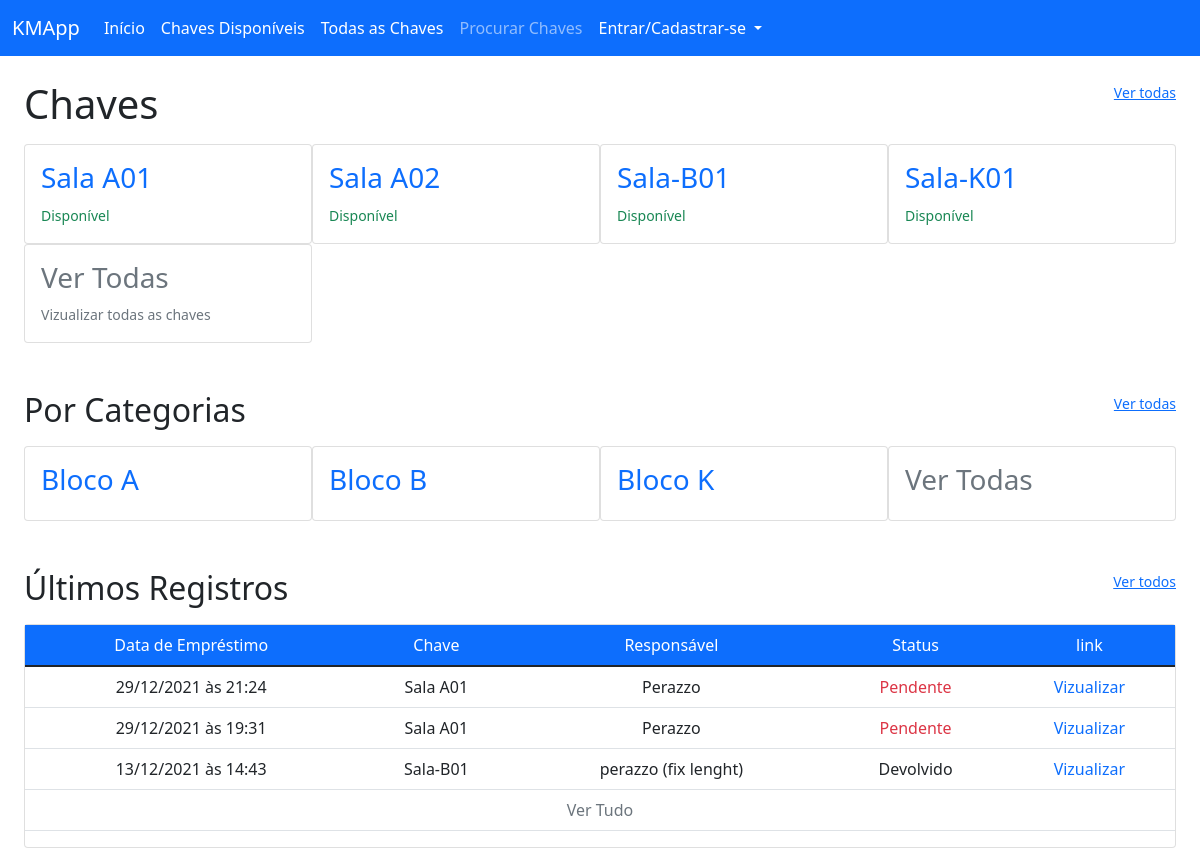
The app's page /view/, older data.
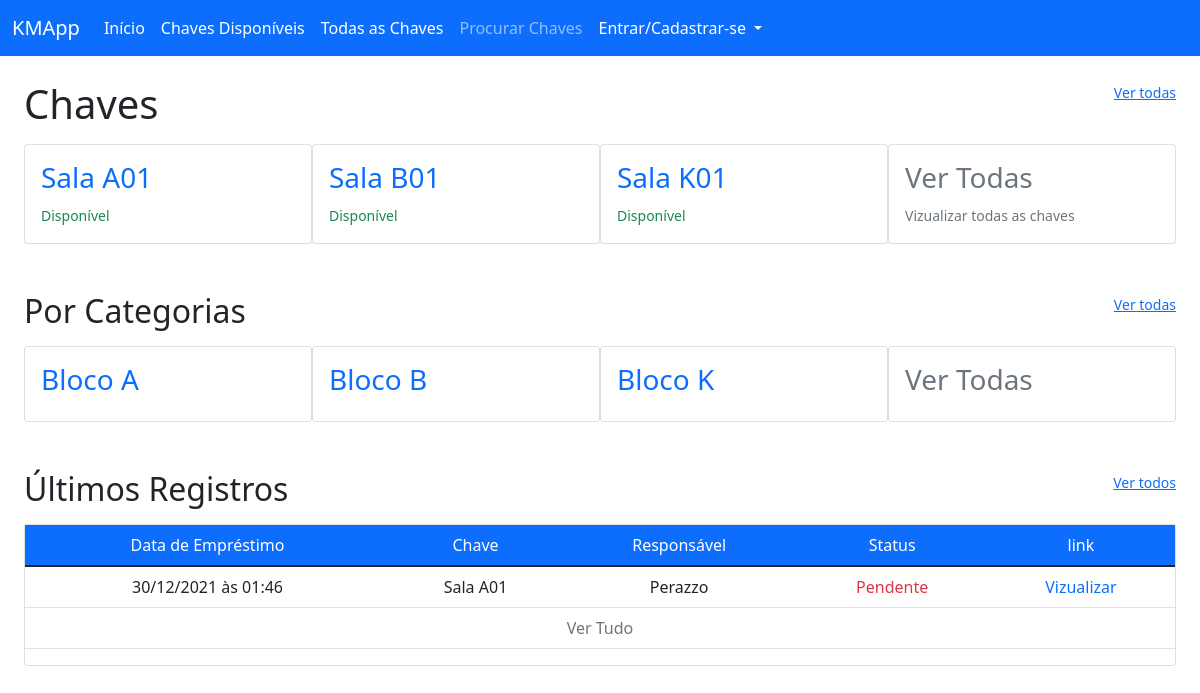
The same page, newer data.
### key_manager/models/key.py (models this page shows, shortened)
class Key(db.Model):
    __tablename__ = 'keys'
    id = db.Column(db.Integer, primary_key=True)
    key_category_id = db.Column(db.Integer, db.ForeignKey("categories.id"))
    key_avaliable = db.Column(db.Boolean, default=True)
    name = db.Column(db.String(100), unique=False, nullable=False)
    slug = db.Column(db.String(100), unique=True, nullable=False)
    creation_date = db.Column(db.DateTime, nullable=False, default=datetime.utcnow)

### key_manager/models/category.py (models this page shows, shortened)
class Category(db.Model):
    __tablename__ = 'categories'
    id = db.Column(db.Integer, primary_key=True)
    name = db.Column(db.String(100), unique=False, nullable=False)
    slug = db.Column(db.String(100), unique=True, nullable=False)
    creation_date = db.Column(db.DateTime, nullable=False, default=datetime.utcnow)

### key_manager/models/registry.py (models this page shows, shortened)
class Registry(db.Model):
    __tablename__ = 'registries'
    id = db.Column(db.Integer, primary_key=True)
    user_id = db.Column(db.Integer, db.ForeignKey('users.id'), nullable=False)
    key_loan_date = db.Column(db.DateTime, nullable=False, default=datetime.utcnow)
    key_return_date = db.Column(db.DateTime, nullable=True)
    key_id = db.Column(db.Integer, db.ForeignKey('keys.id'), nullable=False)
    holder_name = db.Column(db.String(100), nullable=False)
    holder_email = db.Column(db.String(100), nullable=True)

### key_manager/routes/views.py (the view)
@view.route("/")
def viewIndex():
    keys = Key.query.filter_by(key_avaliable=True).order_by(Key.name).all()
    cats = Category.query.order_by(Category.name).limit(7)
    regs = Registry.query.order_by(Registry.key_loan_date.desc()).limit(7)
    return render_template("view/indexView.html", keys=keys, categories=cats, registries=regs, key_names=Key.query, hidden_footer=True, title="Vizualização" )

### key_manager/templates/view/indexView.html
{% extends 'base.html' %}
{% block content %}
<div class="container-fluid">
    <div class="row mt-4">
        <h1 class="col">Chaves</h1>
        <a class="col-auto" href="{{url_for('view.viewAllKeys')}}"><small>Ver todas</small></a>
    </div>
    <div class="card-group row-cols-4 mt-2">
        {% for key in keys %}
        <a class="text-decoration-none" href="{{url_for('view.viewKey', key_slug=key.slug)}}">
            <div class="card">
                <div class="card-body">
                    <h3>{{key.name}}</h3>
                    <small>
                        {% if key.key_avaliable %}
                        <span class="text-success">Disponível</span>
                        {% else %}
                        <span class="text-danger">Em uso</span>
                        {% endif %}
                    </small>
                </div>
            </div>
        </a>
        {% endfor %}
        <a class="text-decoration-none" href="{{url_for('view.viewAllKeys')}}">
            <div class="card">
                <div class="card-body link-secondary">
                    <h3>Ver Todas</h3>
                    <small>Vizualizar todas as chaves</small>
                </div>
            </div>
        </a>
    </div>
    <div class="row mt-5">
        <h2 class="col">Por Categorias</h2>
        <a class="col-auto" href="{{url_for('view.viewAllCategories')}}"><small>Ver todas</small></a>
    </div>
    <div class="card-group row-cols-4 mt-2">
        {% for category in categories %}
        <a class="text-decoration-none" href="{{url_for('view.viewCat', category_slug=category.slug)}}">
            <div class="card">
                <div class="card-body">
                    <h3>{{category.name}}</h3>
                </div>
            </div>
        </a>
        {% endfor %}
        <a class="text-decoration-none" href="{{url_for('view.viewAllCategories')}}">
            <div class="card">
                <div class="card-body link-secondary">
                    <h3>Ver Todas</h3>
                </div>
            </div>
        </a>
    </div>
    <div class="row mt-5">
        <h2 class="col">Últimos Registros</h2>
        <a class="col-auto" href="{{url_for('view.viewAllRegistries')}}"><small>Ver todos</small></a>
    </div>
    <div class="card-group mt-2">
        <div class="card">
            <div class="car-body">
                <table class="table">
                    <thead class="bg-primary text-white">
                        <tr>
                            <td class="col-auto text-center">Data de Empréstimo</td>
                            <td class="col-auto text-center">Chave</td>
                            <td class="col-auto text-center">Responsável</td>
                            <td class="col-auto text-center">Status</td>
                            <td class="col-auto text-center">link</td>
                        </tr>
                    </thead>
                    <tbody>
                    {% for registry in registries %}
                        <tr>
                            <td class="col-auto text-center">{{ registry.key_loan_date.strftime("%d/%m/%Y às %H:%M") }}</td>
                            {% for name in key_names.filter_by(id=registry.key_id).all() %}
                            <td class="col-auto text-center">{{ name.name }}</td>
                            {% endfor %}
                            <td class="col-auto text-center">{{ registry.holder_name }}</td>
                            <td class="col-auto text-center">
                                {% if registry.key_return_date %}
                                <span>Devolvido</span>
                                {% else %}
                                <span class="text-danger">Pendente</span>
                                {% endif %}
                            </td>
                            <td class="col-auto text-center">
                                <a class="text-decoration-none" href="{{url_for('view.viewReg', reg_id=registry.id)}}">Vizualizar</a>
                            </td>
                        </tr>
                        {% endfor %}
                        <tr>
                            <td class="col-auto text-center" colspan="5">
                                <a class="text-decoration-none link-secondary" href="{{url_for('view.viewAllRegistries')}}">Ver Tudo</a>
                            </td>
                        </tr>
                    </tbody>
                </table>
            </div>
        </div>
    </div>
{% endblock %}

### key_manager/templates/base.html (shortened to what this page needs)
 <!DOCTYPE html>
 <html lang="pt-br">
<head>
   <link href="https://cdn.jsdelivr.net/npm/bootstrap@5.1.3/dist/css/bootstrap.min.css" rel="stylesheet">
</head>
<body>
   {% include "partials/navbar.html" %}
   <article class="container-fluid">{% block content %}{% endblock %}</article>
</body>
 </html>

### key_manager/templates/partials/navbar.html (shortened to what this page needs)
  <nav class="navbar navbar-expand-lg navbar-dark bg-primary">
    <div class="container-fluid">
      <a class="navbar-brand" href="{{url_for('index')}}">KMApp</a>
      <div class="collapse navbar-collapse" id="navbarNavDropdown">
        <ul class="navbar-nav">
          <li class="nav-item">
            <a class="nav-link active" aria-current="page" href="{{url_for('index')}}">Início</a>
          </li>
          <li class="nav-item">
            <a class="nav-link active" href="{{ url_for('view.viewIndex') }}">Chaves Disponíveis</a>
          </li>
          <li class="nav-item">
            <a class="nav-link active" href="{{ url_for('view.viewAllKeys') }}">Todas as Chaves</a>
          </li>
          <li class="nav-item">
            <a class="nav-link deactive" href="#">Procurar Chaves</a>
          </li>
          <li class="nav-item dropdown">
            <a class="nav-link dropdown-toggle active" href="{{ url_for('login') }}" id="navbarDropdownMenuLink" role="button" data-bs-toggle="dropdown" aria-expanded="false">
              {% if session.get('user_auth') %}{{ session.get('user_name') }}{% else %}Entrar/Cadastrar-se{% endif %}
            </a>
          </li>
        </ul>
      </div>
    </div>
  </nav>

Row changes from the older to the newer data that the page shows:
removed Key: name "Sala-K01", key_avaliable "Disponível", shown under "Chaves"
removed Registry: key_loan_date "29/12/2021 às 21:24", holder_name "Perazzo", shows "Pendente", Key (name "Sala A01")
removed Registry: key_loan_date "29/12/2021 às 19:31", holder_name "Perazzo", shows "Pendente", Key (name "Sala A01")
changed Key: name "Sala A02" → "Sala B01"
changed Key: name "Sala-B01" → "Sala K01"
changed Registry: key_loan_date "13/12/2021 às 14:43" → "30/12/2021 às 01:46"; gains Key (name "Sala A01", key_avaliable "Disponível"); holder_name "perazzo (fix lenght)" → "Perazzo"; loses Key (name "Sala-B01", key_avaliable "Disponível"); key_return_date "Devolvido" → "Pendente"
